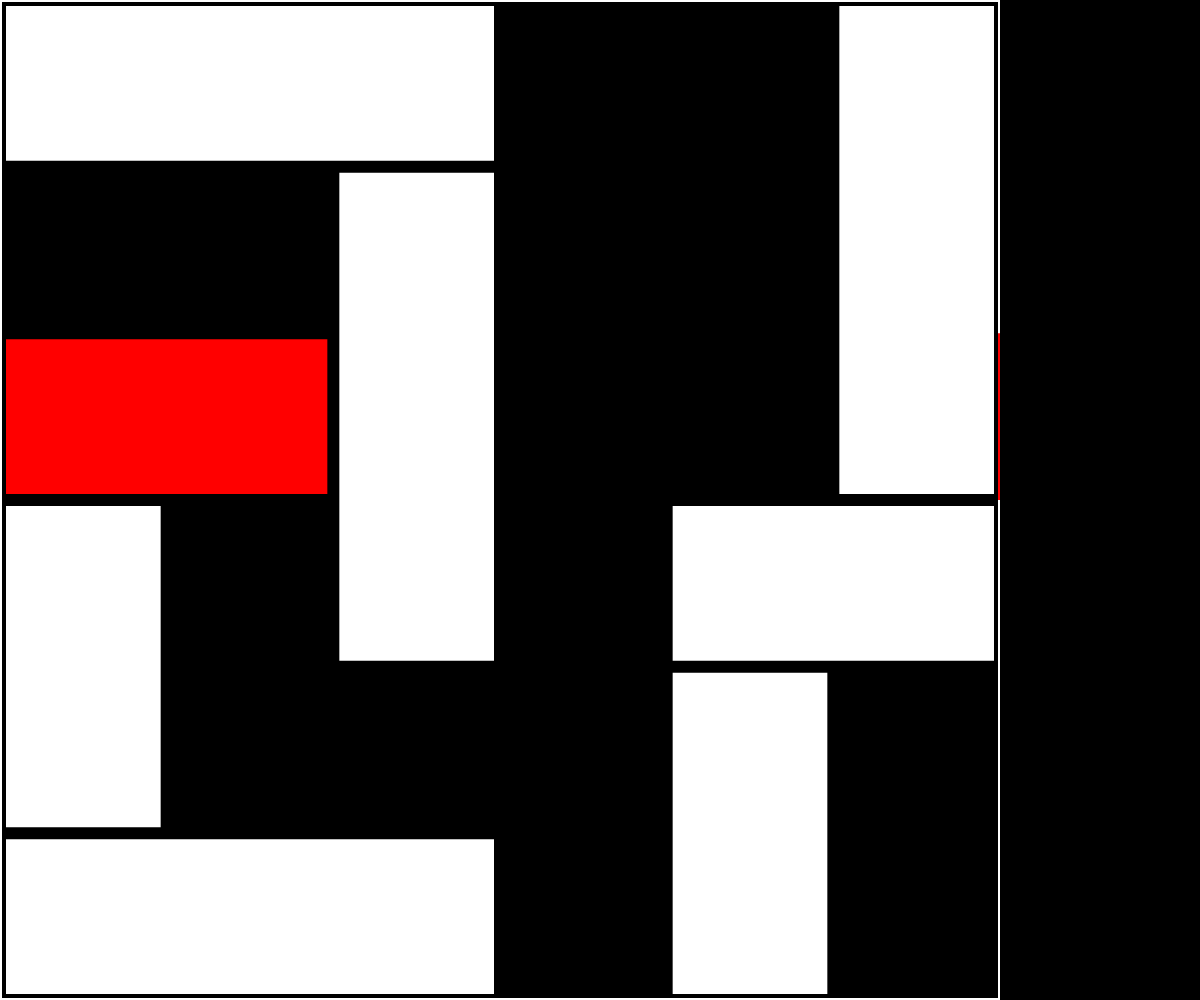
Frame 1 (no input)
Frame 60 (no input): identical to frame 1, image omitted
Frame 120 (the mouse pressed at the canvas centre since frame 60): identical to frame 1, image omitted

The p5.js sketch that drew this single still picture (run headless with seeded random() and noise() and a simulated clock; from frame 60 on, the mouse is pressed at the canvas centre):

// p5.js sketch
// ── sketch.js


function setup() {
	createCanvas(windowWidth, windowHeight);

	game = new Game();
	game.nextLevel();

	windowResized();
}

function draw() {
	background(0);

	game.draw();
}

function windowResized() {
	resizeCanvas(windowWidth, windowHeight);
	game.unit = width / 100;
	game.windowResized();
}

function mousePressed() {
	game.mousePressed();
}

function mouseReleased() {
	game.mouseReleased();
}
// ── block.js
class Block {
	constructor(uX, uY, uLen, horizontal, isRedBlock) {
		this.uX = uX;
		this.uY = uY;
		this.horizontal = horizontal;
		this.uLen = uLen
		this.uWid = this.horizontal ? this.uLen : 1;
		this.uHei = this.horizontal ? 1 : this.uLen;

		this.moving = false;
		this.isRedBlock = isRedBlock;
		this.col = this.isRedBlock ? color("red") : color(0xff);
		this.pWid = this.uWid * game.tileSize;
		this.pHei = this.uHei * game.tileSize;

		this.stampToGrid();
	}

	windowResized() {
		this.pWid = this.uWid * game.tileSize;
		this.pHei = this.uHei * game.tileSize;
	}

	update() {
		if (this.horizontal) {
			this.uX = mouseX / game.tileSize - this.relMousePos * this.uWid;
			this.uX = constrain(this.uX, this.spaceBegin, this.spaceEnd - this.uLen);
			if (this.isRedBlock && this.uX + this.uLen > game.gridUWid) {
				game.nextLevel();
			}
		} else {
			this.uY = mouseY / game.tileSize - this.relMousePos * this.uHei;
			this.uY = constrain(this.uY, this.spaceBegin, this.spaceEnd - this.uLen);
			if (this.isRedBlock && this.uY + this.uLen > game.gridUHei) {
				game.nextLevel();
			}
		}
	}

	draw() {
		this.pX = this.uX * game.tileSize;
		this.pY = this.uY * game.tileSize;

		let borderSpace = game.unit / 2;
		fill(this.col);
		noStroke();
		rect(this.pX + borderSpace, this.pY + borderSpace, this.pWid - borderSpace * 2, this.pHei - borderSpace * 2);
	}

	checkMouseTouching() {
		if (mouseX > this.pX && mouseX < this.pX + this.pWid &&
			mouseY > this.pY && mouseY < this.pY + this.pHei) {
			return true;
		}
		return false;
	}

	startMoving() {
		this.moving = true;
		if (this.horizontal) {
			this.relMousePos = norm(mouseX, this.pX, this.pX + this.pWid);
			this.spaceBegin = 0;
			this.spaceEnd = this.isRedBlock ? 9999 : game.gridUWid;

			for (let i = 0; i < this.uLen; i++) {
				game.grid[this.uY][this.uX + i] = false;
			}
			for (let i = this.uX; i >= 0; i--) {
				if (game.grid[this.uY][i]) {
					this.spaceBegin = i + 1;
					break;
				}
			}
			for (let i = this.uX + this.uLen; i < game.gridUWid; i++) {
				if (game.grid[this.uY][i]) {
					this.spaceEnd = i;
					break;
				}
			}
		} else {
			this.relMousePos = norm(mouseY, this.pY, this.pY + this.pHei);
			this.spaceBegin = 0;
			this.spaceEnd = this.isRedBlock ? 9999 : game.gridUHei;

			for (let i = 0; i < this.uLen; i++) {
				game.grid[this.uY + i][this.uX] = false;
			}
			for (let i = this.uY - 1; i >= 0; i--) {
				if (game.grid[i][this.uX]) {
					this.spaceBegin = i + 1;
					break;
				}
			}
			for (let i = this.uY + this.uLen; i < game.gridUHei; i++) {
				if (game.grid[i][this.uX]) {
					this.spaceEnd = i;
					break;
				}
			}
		}
	}

	stopMoving() {
		this.moving = false;
		this.uX = round(this.uX);
		this.uY = round(this.uY);
		this.stampToGrid();
	}

	stampToGrid() {
		if (this.horizontal) {
			for (let i = 0; i < this.uLen; i++) {
				game.grid[this.uY][this.uX + i] = true;
			}
		} else {
			for (let i = 0; i < this.uLen; i++) {
				game.grid[this.uY + i][this.uX] = true;
			}
		}
	}
}

// ── game.js
class Game {
	constructor() {
		this.unit;

		this.gridUWid = 6;  // grid width in units
		this.gridUHei = 6;  // grid height in units
		/*
		this.grid = Array(this.gridUHei).fill(0).map(x => Array(this.gridUWid).fill(false));
		this.blocks = [];
		*/

		this.exit = createVector(this.gridUWid, 2);
		this.levels = new Levels();
		this.levelNum = -1;
	}

	windowResized() {
		this.gridPWid = min(width, height); // grid width in pixels
		this.gridPHei = min(width, height); // grid height in pixels

		this.tileSize = this.gridPWid / this.gridUWid;

		for (let i in this.blocks) {
			this.blocks[i].windowResized();
		}
	}

	nextLevel() {
		this.levelNum++;
		this.grid = [];
		this.grid = Array(this.gridUHei).fill(0).map(x => Array(this.gridUWid).fill(false));
		/*
		this.grid = Array(this.gridUHei).fill(0)
		this.grid.forEach((item, index) => { this.grid[index] = Array(this.gridUWid).fill(false) });
		*/
		this.blocks = [];
		let level = this.levels.getLevel(this.levelNum);
		for (let i in level) {
			let block = level[i];
			this.blocks.push(new Block(block.x, block.y, block.l, block.h, (i == 0)));
		}
	}

	draw() {

		noFill();
		stroke(0xff);
		let strokeWei = this.unit / 6;
		strokeWeight(strokeWei);
		rect(strokeWei / 2, strokeWei / 2, this.gridPWid - strokeWei, this.gridPHei - strokeWei);
		if (this.blocks[0].moving) {
			this.blocks[0].update();
		}
		for (let i in this.blocks) {
			this.blocks[i].draw();
		}
		strokeCap(SQUARE);
		stroke("red");
		line(this.exit.x * this.tileSize - strokeWei / 2, this.exit.y * this.tileSize, this.exit.x * this.tileSize - strokeWei / 2, (this.exit.y + 1) * this.tileSize);
	}

	mousePressed() {
		for (let i in this.blocks) {
			if (this.blocks[i].checkMouseTouching()) {
				let movingBlockDummy = this.blocks[i];
				this.blocks.splice(i, 1);
				this.blocks.unshift(movingBlockDummy);
				this.blocks[0].startMoving();
				break;
			}
		}
	}

	mouseReleased() {
		if (this.blocks[0].moving) {
			this.blocks[0].stopMoving();
		}
	}
}

let game;
// ── levels.js
class Levels {
	constructor() {
		this.levels = [ // x, y, length, horizontal?, is red block?
			[ // level 0
				{
					x: 0,
					y: 2,
					l: 2,
					h: true,
				},
				{
					x: 0,
					y: 0,
					l: 3,
					h: true,
				},
				{
					x: 2,
					y: 1,
					l: 3,
					h: false,
				},
				{
					x: 5,
					y: 0,
					l: 3,
					h: false,
				},
				{
					x: 0,
					y: 3,
					l: 2,
					h: false,
				},
				{
					x: 0,
					y: 5,
					l: 3,
					h: true,
				},
				{
					x: 4,
					y: 3,
					l: 2,
					h: true,
				},
				{
					x: 4,
					y: 4,
					l: 2,
					h: false,
				},
			],
			[  // level 1
				{
					x: 0,
					y: 2,
					l: 2,
					h: true,
				},
				{
					x: 2,
					y: 1,
					l: 2,
					h: false,
				},
				{
					x: 3,
					y: 1,
					l: 3,
					h: false,
				},
				{
					x: 4,
					y: 1,
					l: 3,
					h: false,
				},
				{
					x: 0,
					y: 3,
					l: 2,
					h: true,
				},
				{
					x: 2,
					y: 3,
					l: 2,
					h: false,
				},
				{
					x: 1,
					y: 4,
					l: 2,
					h: false,
				},
				{
					x: 2,
					y: 5,
					l: 2,
					h: true,
				},
			],
			[
			]
		]
	}

	getLevel(levelNum) {
		console.log(this.levels[levelNum]);
		return this.levels[levelNum];
	}
}

/*
				{
					x: 0,
					y: 0,
					l: 2,
					h: false,
				},
*/







/*
300400400500200100020300
000000002440501200200001
21100240054000003
000400000425010000210001
0041000004500023012
0044100205002002001
20020400050203000210001
00000003025240001302
340041150402100023
2300340045001000213
0002002004250110022301
20120325040102202003
0124001004500104020011
120022015222101002011
11220024522300001
002240002522100221
21100120542022112011
000002140000521202110001
01210000205021120021003
1014211425220021003
4114002052120000210001
020002035224200201011
0101204305210222123
1124035020000120021001
0400400002050021200203
2110003052043211
2241010522021400023
11242352022010300001
2110012252011032
0121000400050110002200001
4023020050411011
000400002152210023223
*/
// ── style.css
html, body {
  background-color: #111;
  color: #fff;
  margin: 0;
  border: 0;
  padding: 0;
  font-family: Roboto, sans-serif;
}
canvas {
  display: block;
}

a:link, a:visited {
  color: #3ea6ff;
  
  text-decoration: underline;
  cursor: pointer;
}
